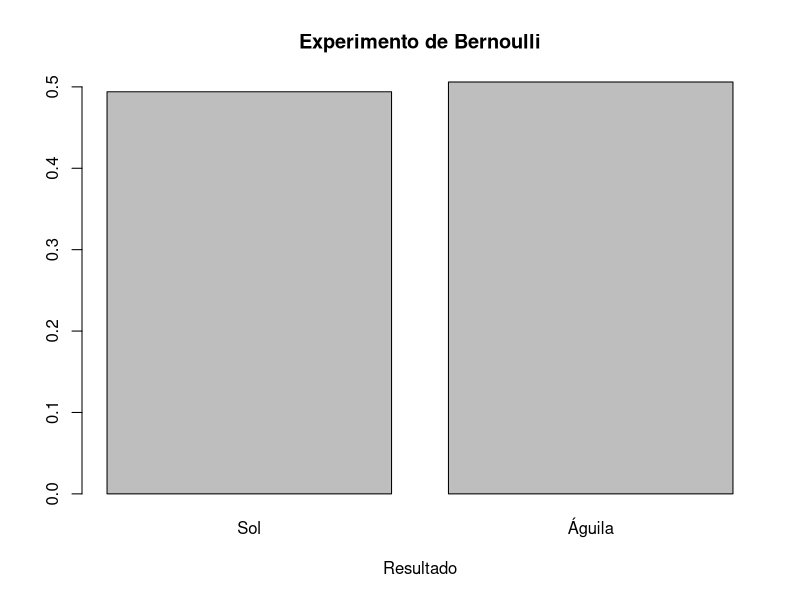
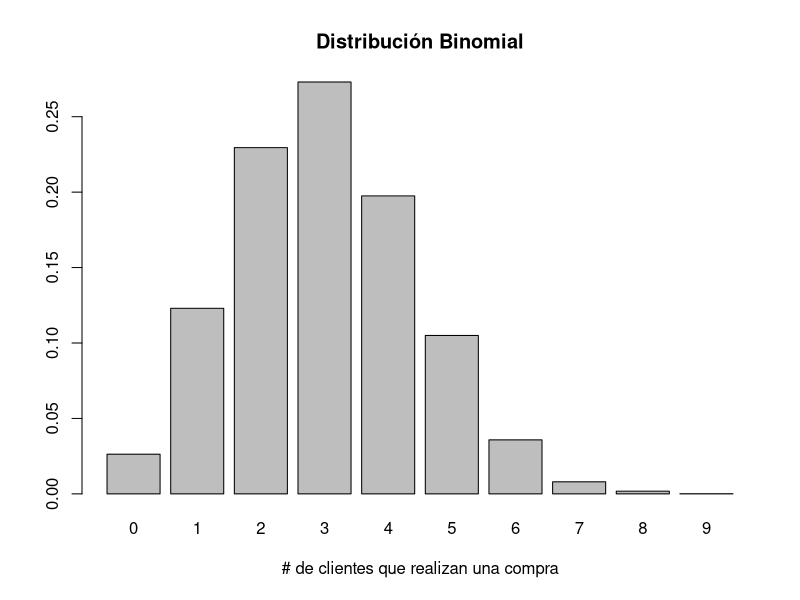
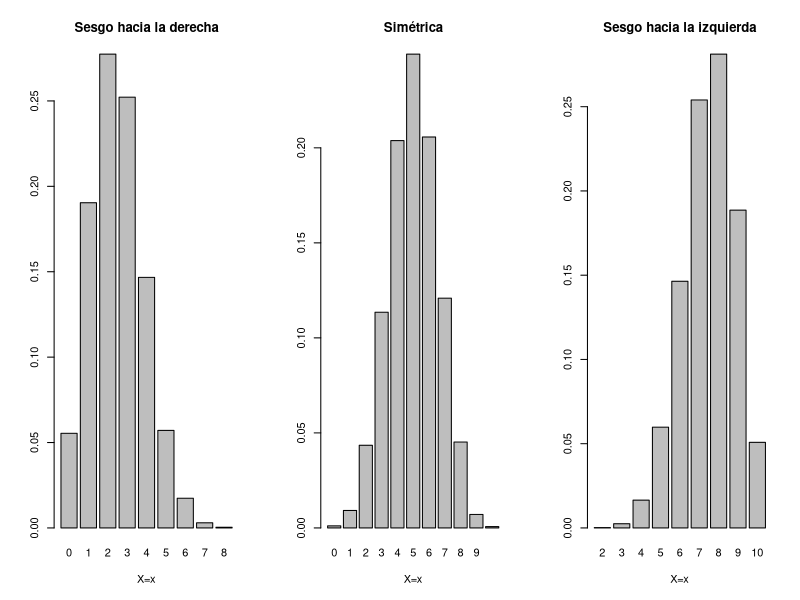
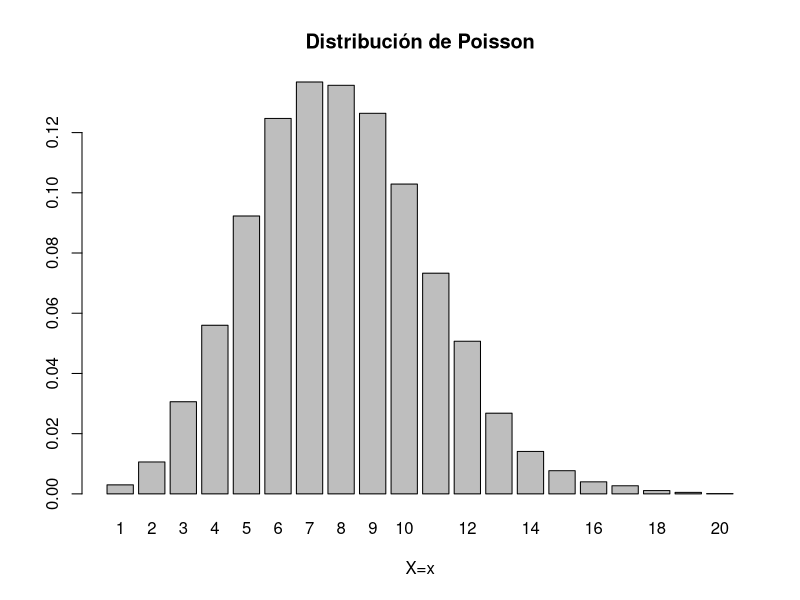
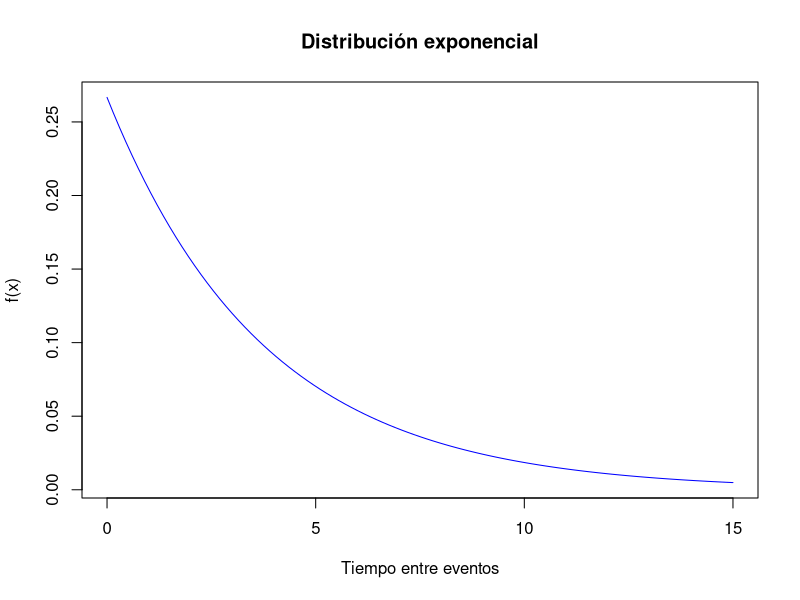
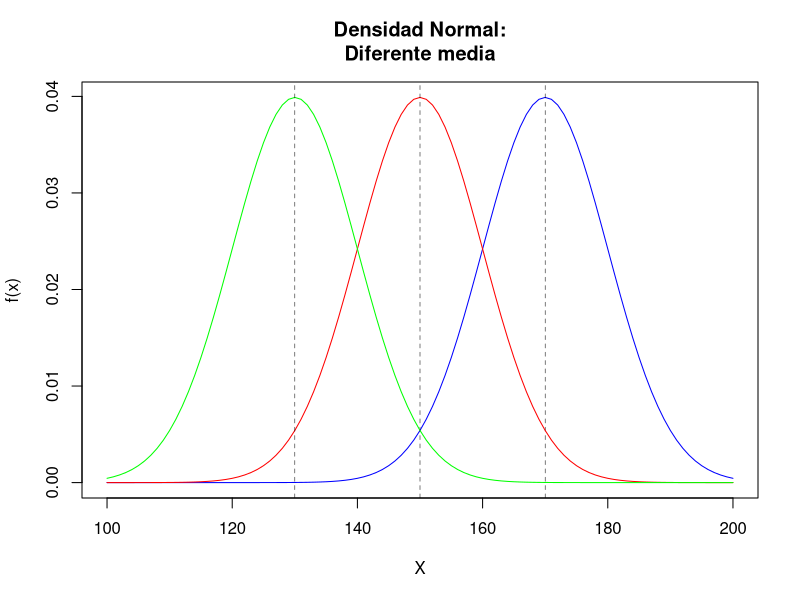
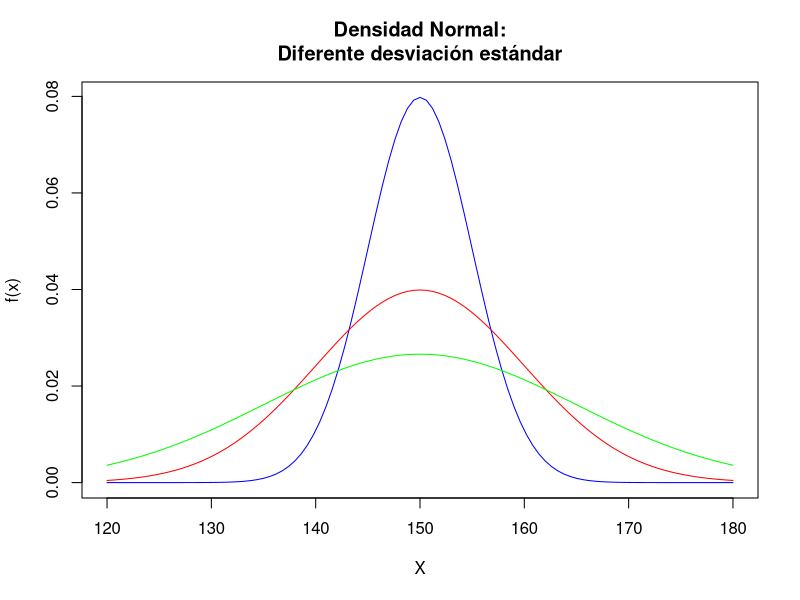
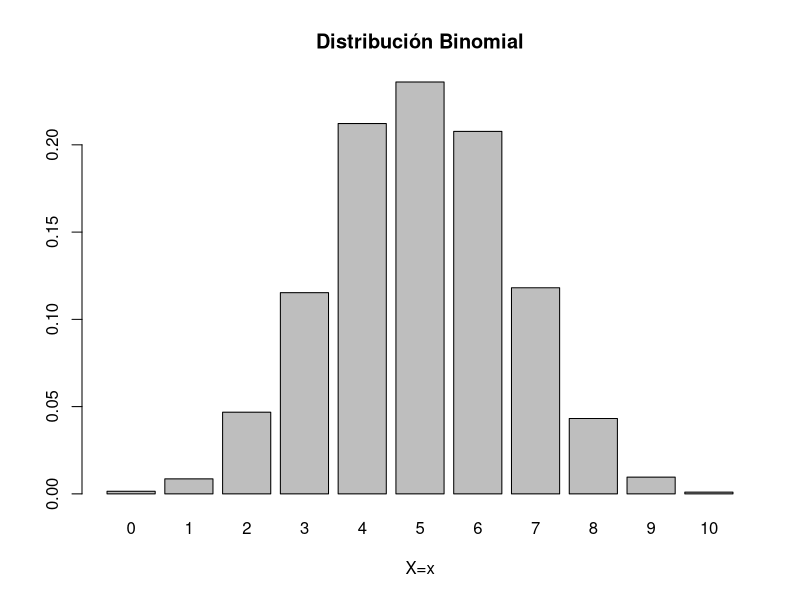

The R script that drew these images, in order:
## ---- chunk 1
set.seed(2022)
## ---- chunk 2
sample(c("Águila", "Sol"), size = 1, prob = c(0.5, 0.5))
## ---- chunk 3
n <- 1000
p <- 0.5
count = c()
for (i in seq(n)) {
  x <- sample(c("Águila", "Sol"), size = 1, prob = c(0.5, 1-p))
  if (x == "Águila") {
    count[i] = 1
  }
  else
    count[i] = 0
  
}

barplot(table(count)/length(count), 
        main = "Experimento de Bernoulli", 
        xlab = "Resultado",
        names = c("Sol", "Águila"))
## ---- chunk 4
mean(count)
sd(count)
## ---- chunk 5
dbinom(x = 0, size = 10, prob = 0.3)
dbinom(x = 2, size = 10, prob = 0.3)
dbinom(x = 4, size = 10, prob = 0.3)
dbinom(x = 6, size = 10, prob = 0.3)
dbinom(x = 8, size = 10, prob = 0.3)
dbinom(x = 10, size = 10, prob = 0.3)
## ---- chunk 6
binom <- rbinom(n = 10000, size = 10, prob = 0.3)

barplot(table(binom)/length(binom),
        main = "Distribución Binomial", 
        xlab = "# de clientes que realizan una compra")
## ---- chunk 7
dbinom(x = 0, size = 10, prob = 0.3) +
  dbinom(x = 1, size = 10, prob = 0.3) +
  dbinom(x = 2, size = 10, prob = 0.3) +
  dbinom(x = 3, size = 10, prob = 0.3)

pbinom(q = 3, size = 10, prob = 0.3, lower.tail = TRUE)
## ---- chunk 8
dbinom(x = 6, size = 10, prob = 0.3) +
  dbinom(x = 7, size = 10, prob = 0.3) +
  dbinom(x = 8, size = 10, prob = 0.3) +
  dbinom(x = 9, size = 10, prob = 0.3) +
  dbinom(x = 10, size = 10, prob = 0.3)

pbinom(q = 5, size = 10, prob = 0.3, lower.tail = FALSE)
1 - pbinom(q = 5, size = 10, prob = 0.3, lower.tail = TRUE)
## ---- chunk 9
mean(binom)
sd(binom)
## ---- chunk 10
{par(mfrow=c(1,3))
binom.der <- rbinom(n = 10000, size = 10, prob = 0.25)
barplot(table(binom.der)/length(binom.der),
        main = "Sesgo hacia la derecha", 
        xlab = "X=x")
binom.sim <- rbinom(n = 10000, size = 10, prob = 0.5)
barplot(table(binom.sim)/length(binom.sim),
        main = "Simétrica", 
        xlab = "X=x")
binom.izq <- rbinom(n = 10000, size = 10, prob = 0.75)
barplot(table(binom.izq)/length(binom.izq),
        main = "Sesgo hacia la izquierda", 
        xlab = "X=x")}
dev.off()
## ---- chunk 11
dpois(x = 12, lambda = 8)
## ---- chunk 12
dpois(x = 9, lambda = 8) - dpois(x = 4, lambda = 8)
## ---- chunk 13
ppois(q = 4, lambda = 8, lower.tail = TRUE)
## ---- chunk 14
poisson <- rpois(n = 10000, lambda = 8)
barplot(table(poisson)/length(poisson),
        main = "Distribución de Poisson", 
        xlab = "X=x")
## ---- chunk 15
mean(poisson)
sd(poisson)
## ---- chunk 16
rate.exp <- 8/30
rate.exp
## ---- chunk 17
pexp(q = 4, rate = rate.exp)
## ---- chunk 18
curve(dexp(x, rate =rate.exp), from=0, to=15, 
      col='blue', main = "Distribución exponencial",
      ylab = "f(x)", xlab = "Tiempo entre eventos")
## ---- chunk 19
expon <- rexp(n = 1000, rate = rate.exp)
mean(expon)
sd(expon)
## ---- chunk 20
{
  curve(dnorm(x, mean = 170, sd = 10), from = 100, to = 200, 
        col='blue', main = "Densidad Normal:\nDiferente media",
        ylab = "f(x)", xlab = "X")
  abline(v = 170, lwd = 0.5, lty = 2)
  curve(dnorm(x, mean = 150, sd = 10), from = 100, to = 200, 
        col='red', add = TRUE)
  abline(v = 150, lwd = 0.5, lty = 2)
  curve(dnorm(x, mean = 130, sd = 10), from = 100, to = 200, 
        col='green', add = TRUE)
  abline(v = 130, lwd = 0.5, lty = 2)
}

{
  curve(dnorm(x, mean = 150, sd = 5), from = 120, to = 180, 
        col='blue', main = "Densidad Normal:\nDiferente desviación estándar",
        ylab = "f(x)", xlab = "X")
  curve(dnorm(x, mean = 150, sd = 10), from = 120, to = 180, 
        col='red', add = TRUE)
  curve(dnorm(x, mean = 150, sd = 15), from = 120, to = 180, 
        col='green', add = TRUE)
}
## ---- chunk 21
binom.aprox <- rbinom(n = 10000, size = 10, prob = 0.5)
binom.mean <- mean(binom.aprox)
binom.sd <- sd(binom.aprox)

barplot(table(binom.aprox)/length(binom.aprox),
        main = "Distribución Binomial", 
        xlab = "X=x")
curve(dnorm(x, mean = binom.mean, sd = binom.sd), from=0, to=10, 
      col='blue', main = "Densidad de Probabilidad Normal",
      ylab = "f(x)", xlab = "X")
## ---- chunk 22
normal.binom <- rnorm(100000, mean = binom.mean, sd = binom.sd)

mean(normal.binom)
sd(normal.binom)
## ---- chunk 23
mean <- 175
sd <- 6
x <- seq(-4, 4, 0.01)*mean + sd
y <- dnorm(x, mean = mean, sd = sd) 

plot(x, y, type = "l", xlab = "X", ylab = "f(x)",
     main = "Densidad de Probabilidad Normal", 
     sub = expression(paste(mu == 175, " y ", sigma == 6)))

integrate(dnorm, lower = x[1], upper = x[length(x)], mean=binom.mean, sd = binom.sd)
## ---- chunk 24
pnorm(q = 180, mean = mean, sd = sd)

par(mfrow = c(2, 2))
plot(x, y, type = "l", xlab = "", ylab = "")
title(main = "Densidad de Probabilidad Normal", sub = expression(paste(mu == 175, " y ", sigma == 6)))

polygon(c(min(x), x[x<=180], 180), c(0, y[x<=180], 0), col="red")
## ---- chunk 25
pnorm(q = 165, mean = mean, sd = sd)

plot(x, y, type = "l", xlab = "", ylab = "")
title(main = "Densidad de Probabilidad Normal", sub = expression(paste(mu == 175, " y ", sigma == 6)))

polygon(c(min(x), x[x<=165], 165), c(0, y[x<=165], 0), col="yellow")
## ---- chunk 26
pnorm(q = 180, mean = mean, sd = sd) - pnorm(q = 165, mean = mean, sd = sd)

plot(x, y, type = "l", xlab="", ylab="")
title(main = "Densidad de Probabilidad Normal", sub = expression(paste(mu == 175, " y ", sigma == 6)))

polygon(c(165, x[x>=165 & x<=180], 180), c(0, y[x>=165 & x<=180], 0), col="green")
## ---- chunk 27
pnorm(q = 182, mean = mean, sd = sd, lower.tail = FALSE)

plot(x, y, type = "l", xlab="", ylab="")
title(main = "Densidad de Probabilidad Normal", sub = expression(paste(mu == 175, " y ", sigma == 6)))

polygon(c(182, x[x>=182], max(x)), c(0, y[x>=182], 0), col="blue")

dev.off()
## ---- chunk 28
b <- qnorm(p = 0.75, mean = mean, sd = sd)
b
## ---- chunk 29
pnorm(b, mean = mean, sd = sd)
## ---- chunk 30
pnorm(q = 100, mean = 120, sd = 85)
## ---- chunk 31
z <- (100-120)/85
z
## ---- chunk 32
pnorm(z)
## ---- chunk 33
set.seed(0202)
## ---- chunk 34
binom <- rbinom(n = 10000, size = 10, prob = 0.15)
barplot(table(binom)/length(binom),
        main = "Distribución Binomial", 
        xlab = "# unidades defectuosas")
## ---- chunk 35
dbinom(x = 2, size = 10, prob = 0.15)
## ---- chunk 36
pbinom(q = 4, size = 10, prob = 0.15)
## ---- chunk 37
1 - pbinom(q = 2, size = 10, prob = 0.15)
## ---- chunk 38
pbinom(q = 4, size = 10, prob = 0.15) - pbinom(q = 2, size = 10, prob = 0.15)
## ---- chunk 39
mean(binom)
sd(binom)
## ---- chunk 40
set.seed(0202)
## ---- chunk 41
poisson <- rpois(n = 10000, lambda = 6)
barplot(table(poisson)/length(poisson),
        main = "Distribución de Poisson", 
        xlab = "X=x")
## ---- chunk 42
dpois(x = 4, lambda = 6)
## ---- chunk 43
ppois(q = 8, lambda = 6, lower.tail = FALSE)
## ---- chunk 44
ppois(q = 10, lambda = 6) - ppois(q = 4, lambda = 6)
## ---- chunk 45
pexp(q = 5, rate = 6/24, lower.tail = FALSE)
## ---- chunk 46
pexp(q = 4, rate = 6/24) - pexp(q = 2, rate = 6/24)
## ---- chunk 47
curve(dexp(x, rate = 6/24), from=0, to=20, 
      col='blue', main = "Distribución exponencial",
      ylab = "f(x)", xlab = "Tiempo entre eventos")
## ---- chunk 48
set.seed(0202)
## ---- chunk 49
curve(dnorm(x, mean = 80, sd = 10), from=40, to=120, 
      col='blue', main = "Densidad de Probabilidad Normal",
      ylab = "f(x)", xlab = "X")
## ---- chunk 50
pnorm(q = 60, mean = 80, sd = 10)
## ---- chunk 51
pnorm(q = 150, mean = 80, sd = 10) - pnorm(q = 90, mean = 80, sd = 10)
## ---- chunk 52
qnorm(p = 0.1/2, mean = 80, sd = 10); qnorm(p = 0.1/2, mean = 80, sd = 10, lower.tail = FALSE)
## ---- chunk 53
pnorm(q = 20000, mean = 12500, sd = 7800, lower.tail = FALSE)
## ---- chunk 54
pnorm(q = 11000, mean = 12500, sd = 7800)
## ---- chunk 55
pnorm(q = 15000, mean = 12500, sd = 7800) - pnorm(q = 13000, mean = 12500, sd = 7800)
## ---- chunk 56
qnorm(p = 0.10, mean = 12500, sd = 7800)
